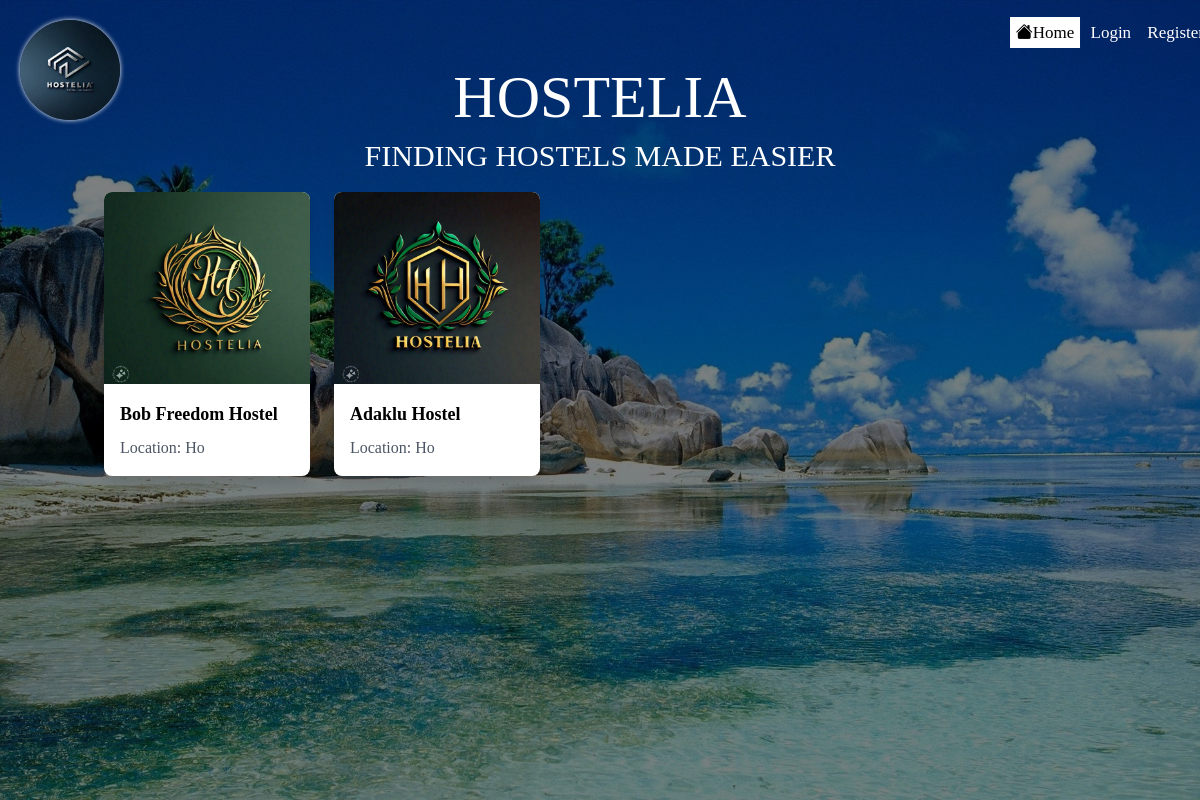
The page / on the database its author committed.
### hostel/models.py (models this page shows, shortened)
class Hostel(models.Model):
    hostel_name = models.CharField(max_length=100)
    manager_name = models.CharField(max_length=100)
    location = models.CharField(max_length=255)
    picture = models.ImageField(upload_to='hostel_pictures/')
    contact = models.CharField(max_length=20)
    email = models.EmailField(max_length=254, default='example@example.com')
    number_of_rooms = models.PositiveIntegerField()

### hostel/views.py (the view)
# urls.py: path('', home, name='home'),
def home(request):
    hostels = Hostel.objects.all()
    return render(request, 'base/home.html', {'hostels': hostels})

### hostel/templates/base/home.html (shortened to what this page needs)
{% extends 'base1.html' %}

### templates/base1.html (shortened to what this page needs)
{% load static %}
<!DOCTYPE html>
<html lang="en">
<head>
    <link rel="stylesheet" type="text/css" href="{% static 'styles/style_home.css' %}">
    <link href="https://cdn.jsdelivr.net/npm/tailwindcss@2.2.19/dist/tailwind.min.css" rel="stylesheet"/>
    <link rel="stylesheet" href="https://cdnjs.cloudflare.com/ajax/libs/font-awesome/5.15.4/css/all.min.css" />
    <link rel="stylesheet" href="https://cdn.jsdelivr.net/npm/bootstrap-icons@1.11.3/font/bootstrap-icons.min.css">
</head>
<body>
    <header>
        <div class="main">
            <a href="{% url 'home' %}"> <div class="circle">
            </div> </a>
            <ul>
                <li class="active"><a href="{% url 'home' %}"><i class="bi bi-house-fill"></i>Home</a></li>
                {% if user.is_authenticated%}
                <li><a href="{% url 'user_login' %}" class="hover:text-gray-400">Login</a></li>
                <li><a href="{% url 'logout' %}" class="hover:text-gray-400">Logout</a></li>
                {%elif user.is_staff%}
                <li><a href="{% url 'hm_dashboard' %}" class="hover:text-gray-400">Manager</a></li>
                <li><a href="{% url 'logout' %}" class="hover:text-gray-400">Logout</a></li>
                {%else%}
                <li><a href="{% url 'user_login' %}" class="hover:text-gray-400">Login</a></li>
                <li><a href="{% url 'register' %}" class="hover:text-gray-400">Register</a></li>
                {% endif %}
            </ul>
        </div>
        <div class="title">
            <h1>HOSTELIA</h1>
        </div>
        <div class="title2">
            <h3>FINDING HOSTELS MADE EASIER</h3>
        </div>
        <div class="container mx-auto bg-cover bg-center  py-40 px-4">
            <section class="my-8">
                <div id="hostel-slider" class="grid grid-cols-1 sm:grid-cols-2 md:grid-cols-3 lg:grid-cols-4 gap-6">
                    {% for hostel in hostels %}
                        <div class="bg-white rounded-lg shadow-lg hostel-card">
                            <img src="{{ hostel.picture.url }}" alt="{{ hostel.hostel_name }}" class="w-full h-48 object-cover rounded-t-lg">
                            <div class="p-4">
                                <h2 class="text-lg font-semibold mb-2">{{ hostel.hostel_name }} Hostel</h2>
                                <p class="text-gray-600">Location: {{ hostel.location }}</p>
                            </div>
                        </div>
                    {% endfor %}
                </div>
            </section>
        </div>
    </header>
</body>
</html>

### hostel/static/styles/style_home.css (style rules this page uses)
* { margin: 0px; padding: 0px; font-family: century; }
ul { float: right; list-style-type: none; margin-top: 30px; min-height: 400px; margin-right: 60px; font-size: 17px; transform: translate(5%,5%); }
ul li { display: inline-block; }
ul li a { text-decoration: none; color: #fff; padding: 5px 5px; border: 1px solid transparent; transition: 0.5 ease; }
ul li.active a { background-color: #fff; color: #000; }
.main { max-width: 1200px; margin: auto; }
.title { position: absolute; top: 47%; left: 50%; transform: translate(-50%,-360%); }
.title h1 { color: #fff; font-size: 60px; }
.title2 { position: absolute; top: 47%; left: 50%; transform: translate(-50%,-540%); }
.title2 h3 { color: #fff; font-size: 30px; }

### rows shown on the page
Hostel: picture (picture), hostel_name "Bob Freedom", location "Ho"
Hostel: picture (picture), hostel_name "Adaklu", location "Ho"
